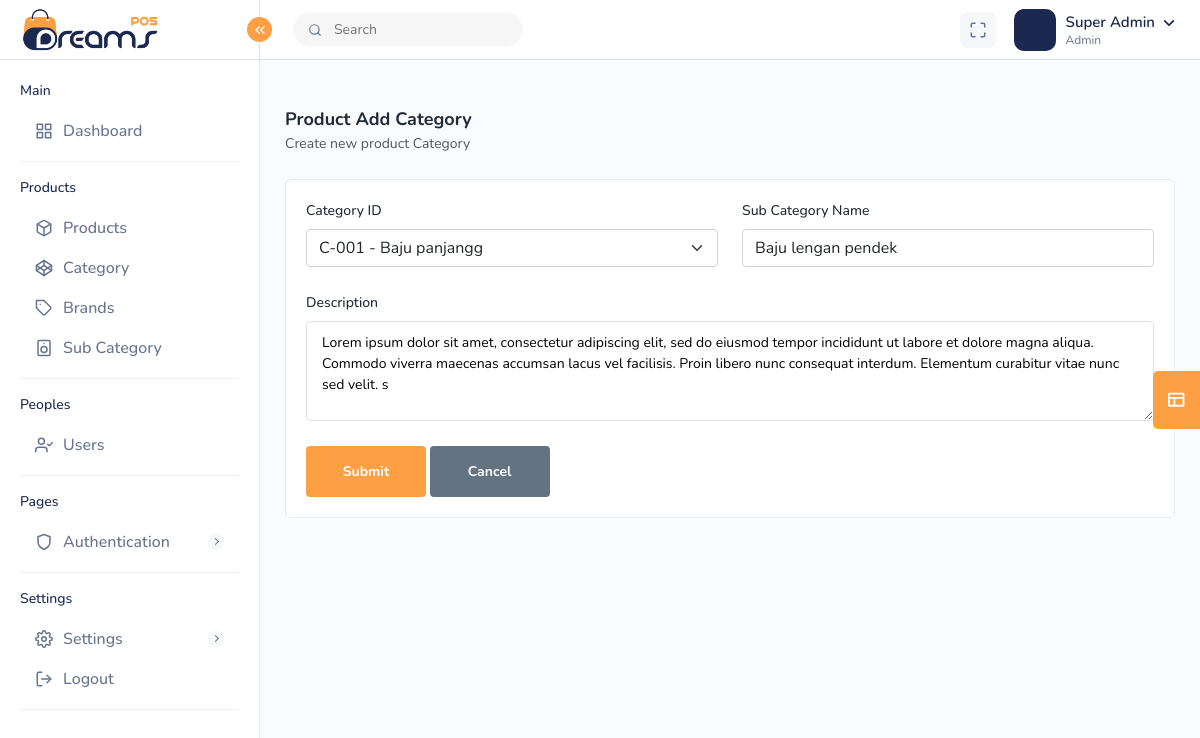
/admin/editsubcategory.php?id=1&uid=1 (signed in), run on the app's committed database.
### tables this page shows
CREATE TABLE `tbl_users` (
  `id` int(11) NOT NULL,
  `creation_time` datetime NOT NULL DEFAULT current_timestamp(),
  `update_time` datetime NOT NULL DEFAULT current_timestamp() ON UPDATE current_timestamp(),
  `last_login_time` datetime NOT NULL DEFAULT current_timestamp() ON UPDATE current_timestamp(),
  `username` varchar(50) NOT NULL,
  `email` varchar(50) NOT NULL,
  `pasword` varchar(50) NOT NULL,
  `name` varchar(50) NOT NULL,
  `img_url` varchar(200) NOT NULL,
  `phone` varchar(50) NOT NULL,
  `role` int(3) NOT NULL,
  `status` int(3) NOT NULL,
  `token_ganti_password` text NOT NULL
);

CREATE TABLE `tbl_sub_categories` (
  `id` int(11) NOT NULL,
  `creation_time` datetime NOT NULL DEFAULT current_timestamp(),
  `update_time` datetime NOT NULL DEFAULT current_timestamp() ON UPDATE current_timestamp(),
  `id_category` int(11) NOT NULL,
  `id_user` int(11) NOT NULL,
  `name` varchar(150) NOT NULL,
  `description` text NOT NULL,
  `code` varchar(150) NOT NULL
);

### admin/editsubcategory.php (the view, shortened to what this page needs)
<!DOCTYPE html>
<html lang="en">
<head>
	<?php include('inc/header.php'); ?>
</head>
<body>
	<div class="main-wrapper">
		<?php include('inc/topnav.php'); ?>
		<?php include('inc/sidebar.php'); ?>
		<div class="page-wrapper">
			<div class="content">
				<div class="page-header">
					<div class="page-title">
						<h4>Product Add Category</h4>
						<h6>Create new product Category</h6>
					</div>
				</div>
				<div class="card">
					<div class="card-body">
						<?php
						$servername = "localhost";
						$db_username = "root";
						$db_password = "";
						$database = "ims";
						$conn = new mysqli($servername, $db_username, $db_password, $database);
						$id = $_GET['id'];
						$query = "SELECT * FROM tbl_sub_categories WHERE id = $id";
						$result = $conn->query($query);
						if ($result && $result->num_rows > 0) {
							$category = $result->fetch_assoc();
						?>
							<form id="catform" method="post" enctype="multipart/form-data">
								<div class="row">
									<div class="col-lg-6 col-sm-6 col-12">
										<div class="form-group">
											<label>Category ID</label>
											<select value="<?php echo $category['id_category']; ?>" class="form-select" type="IdCode" name="id_category" id="category">
												<?php include './processor/get_categories.php'; ?>
											</select>
										</div>
									</div>
									<div class="col-lg-6 col-sm-6 col-12">
										<div class="form-group">
											<label>Sub Category Name</label>
											<input value="<?php echo $category['name']; ?>" type="name" class="form-control" name="nama" required>
										</div>
									</div>
									<div class="col-lg-12 col-sm-6 col-12">
										<div class="form-group">
											<label>Description</label>
											<textarea name="keterangan" class="form-control" required><?php echo $category['description']; ?></textarea>
										</div>
									</div>
									<div class="col-lg-12 col-sm-6 col-12">
										<input name="submit" value="Submit" type="submit" class="btn btn-submit"></input>
										<a href="subcategorylist.php?uid=<?php echo $NewId ?>" class="btn btn-cancel">Cancel</a>
									</div>
								</div>
							</form>
						<?php } ?>
					</div>
				</div>
			</div>
		</div>
	</div>
</body>
</html>

### admin/inc/topnav.php (shortened to what this page needs)
<?php
$servername = "localhost";
$db_username = "root";
$db_password = "";
$database = "ims";
$conn = new mysqli($servername, $db_username, $db_password, $database);
$id = $_GET['uid'];
$NewId = $id;
$Uniquequery = "SELECT * FROM tbl_users WHERE id = $NewId";
$Uniqueresult = $conn->query($Uniquequery);
if ($Uniqueresult && $Uniqueresult->num_rows > 0) {
    $Uniquerow = $Uniqueresult->fetch_assoc();
}
$role = $Uniquerow['role'];
if ($role == 0) {
    echo $roleText = "Admin";
} else {
    echo $roleText = "Users";
}
echo '
<div class="header">
    <div class="header-left active">
        <a href="index.php?uid=' . $NewId . '" class="logo logo-normal">
            <img src="../assets/img/logo.png" alt="">
        </a>
        <a href="index.php?uid=' . $NewId . '" class="logo logo-white">
        </a>
        <a href="index.php?uid=' . $NewId . '" class="logo-small">
        </a>
        <a id="toggle_btn" href="javascript:void(0);">
            <i data-feather="chevrons-left" class="feather-16"></i>
        </a>
    </div>
    <ul class="nav user-menu">
        <li class="nav-item nav-searchinputs">
            <div class="top-nav-search">
                <form action="#">
                    <div class="searchinputs">
                        <input type="text" placeholder="Search">
                        <div class="search-addon">
                            <span><i data-feather="search" class="feather-14"></i></span>
                        </div>
                    </div>
                </form>
            </div>
        </li>
        <li class="nav-item nav-item-box">
            <a href="javascript:void(0);" id="btnFullscreen">
                <i data-feather="maximize"></i>
            </a>
        </li>
        <li class="nav-item dropdown has-arrow main-drop">
            <a href="javascript:void(0);" class="dropdown-toggle nav-link userset" data-bs-toggle="dropdown">
                <span class="user-info">
                    <span class="user-letter">
                        <img src="' . $Uniquerow['img_url'] . '" alt="" class="img-fluid">
                    </span>
                    <span class="user-detail">
                        <span class="user-name">' . $Uniquerow['name'] . '</span>
                        <span class="user-role">' . $roleText . '</span>
                    </span>
                </span>
            </a>
                        <span class="user-img"><img src="' . $Uniquerow['img_url'] . '" alt="">
                            <span class="status online"></span></span>
                            <h6>' . $Uniquerow['username'] . '</h6>
                            <h5>' . $roleText . '</h5>
                    <a class="dropdown-item" href="profile.php?uid=' . $NewId . '"> <i class="me-2" data-feather="user"></i> My Profile</a>
        </li>
    </ul>
</div>';
?>

### data on the page
tbl_users: name "Super Admin", role "Admin"
tbl_sub_categories: nama "Baju lengan pendek", keterangan "Lorem ipsum dolor sit amet, consectetur adipiscing elit, sed do eiusmod tempor incididunt ut labore et dolore magna aliqua. Commodo viverra maecenas accumsan lacus vel facilisis. Proin libero nunc consequat interdum. Elementum curabitur vitae nunc sed velit. s"

### other printed values
form field id_category "C-001 - Baju panjangg"
